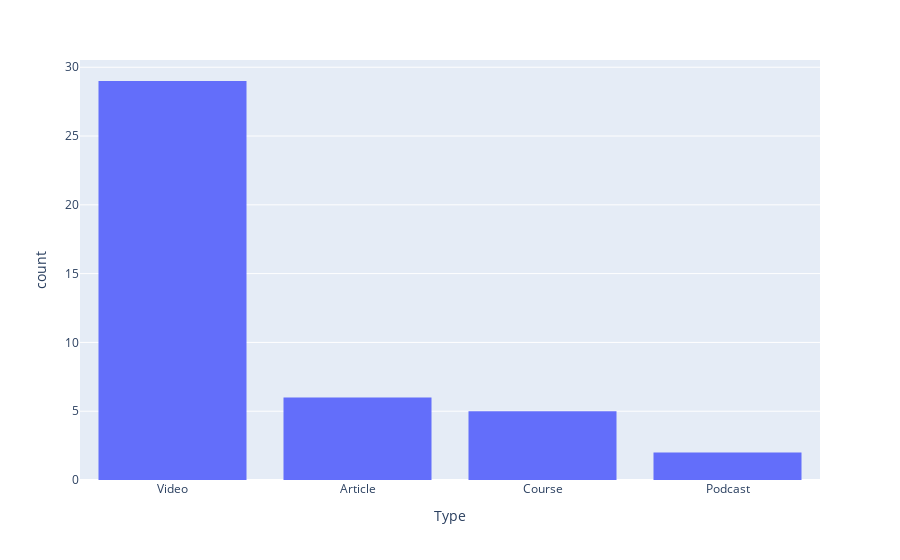

The code cell stored with this chart in its notebook:
### Markdown cell above
### Type

### Code cell
fig = px.histogram(df, x="Type").update_xaxes(categoryorder="total descending")
fig.show("")

### Figure 1 — Plotly figure (JSON) as saved in the notebook; plotly's stock layout.template omitted (floating-point values rounded to 4 significant figures)
{"data": [{"alignmentgroup": "True", "bingroup": "x", "hovertemplate": "Type=%{x}<br>count=%{y}<extra></extra>", "legendgroup": "", "marker": {"color": "#636efa", "pattern": {"shape": ""}}, "name": "", "offsetgroup": "", "orientation": "v", "showlegend": false, "type": "histogram", "x": ["Course", "Video", "Video", "Article", "Article", "Video", "Video", "Video", "Video", "Video", "Course", "Podcast", "Course", "Video", "Video", "Video", "Video", "Video", "Video", "Video", "Video", "Video", "Video", "Video", "Video", "Video", "Article", "Video", "Article", "Video", "Video", "Video", "Article", "Video", "Video", "Video", "Video", "Article", "Video", "Podcast", "Course", "Course"], "xaxis": "x", "yaxis": "y"}], "layout": {"barmode": "relative", "legend": {"tracegroupgap": 0}, "margin": {"t": 60}, "xaxis": {"anchor": "y", "categoryorder": "total descending", "domain": [0, 1], "title": {"text": "Type"}}, "yaxis": {"anchor": "x", "domain": [0, 1], "title": {"text": "count"}}}}
